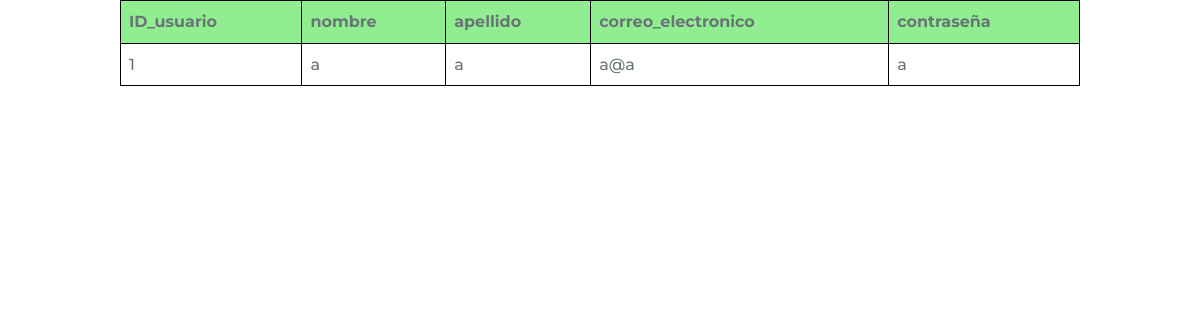
The page /vista_usuarios/ on the database as committed earlier.
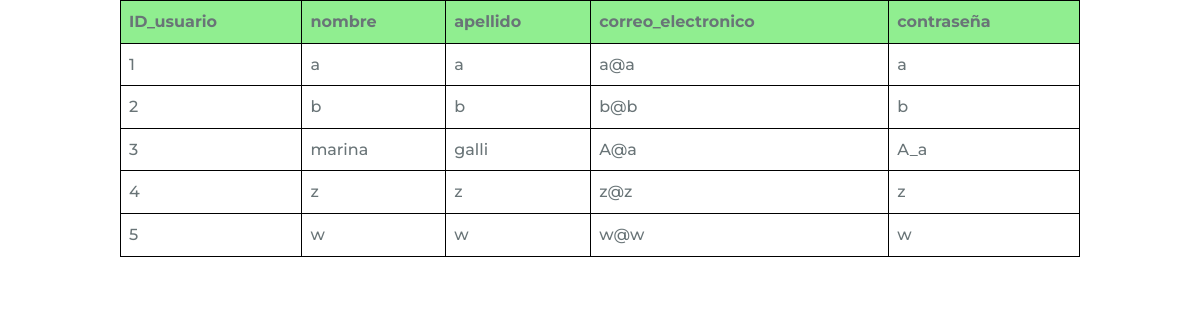
The same page on the database as committed later.
### gestionEmpleados/models.py (models this page shows, shortened)
class Usuario(models.Model):
    id_usuario=models.AutoField(primary_key=True)
    nombre = models.CharField(max_length=255)
    apellido = models.CharField(max_length=200)
    correo_electronico = models.CharField(max_length=255)
    contrasena=models.CharField(max_length=100)

### gestionEmpleados/views.py (the view)
# urls.py: path('vista_usuarios/',views.vista_usuario,name='vista_usuario'),
def vista_usuario(request):
    usuarios=Usuario.objects.all()
    return render(request,'usuarios.html', {'usuarios': usuarios})

### gestionEmpleados/templates/usuarios.html (shortened to what this page needs)
{% load static %}
<!DOCTYPE html>
<html>
    <head>
        <link rel="stylesheet" href="{% static 'assets/css/styles.css' %}">
        <link rel="stylesheet" href="'https://cdn.jsdelivr.net/npm/boxicons@2.0.5/css/boxicons.min.css'">
    </head>
    <body>
        <table>
            <thead>
              <tr>
                <th>ID_usuario</th>
                <th>nombre</th>
                <th>apellido</th>
                <th>correo_electronico</th>
                <th>contraseña</th>
              </tr>
            </thead>
            <tbody>
              {% for usuario in usuarios %}
                <tr>
                  <td>{{ usuario.id_usuario}}</td>
                  <td>{{ usuario.nombre }}</td>
                  <td>{{ usuario.apellido }}</td>
                  <td>{{ usuario.correo_electronico}}</td>
                  <td>{{usuario.contrasena}}</td>
                </tr>
              {% endfor %}
            </tbody>
          </table>
    </body>
</html>

Rows that differ between the two databases and show on the page:
added Usuario: id_usuario "2", nombre "b", apellido "b", correo_electronico "b@b", contrasena "b"
added Usuario: id_usuario "3", nombre "marina", apellido "galli", correo_electronico "A@a", contrasena "A_a"
added Usuario: id_usuario "4", nombre "z", apellido "z", correo_electronico "z@z", contrasena "z"
added Usuario: id_usuario "5", nombre "w", apellido "w", correo_electronico "w@w", contrasena "w"
